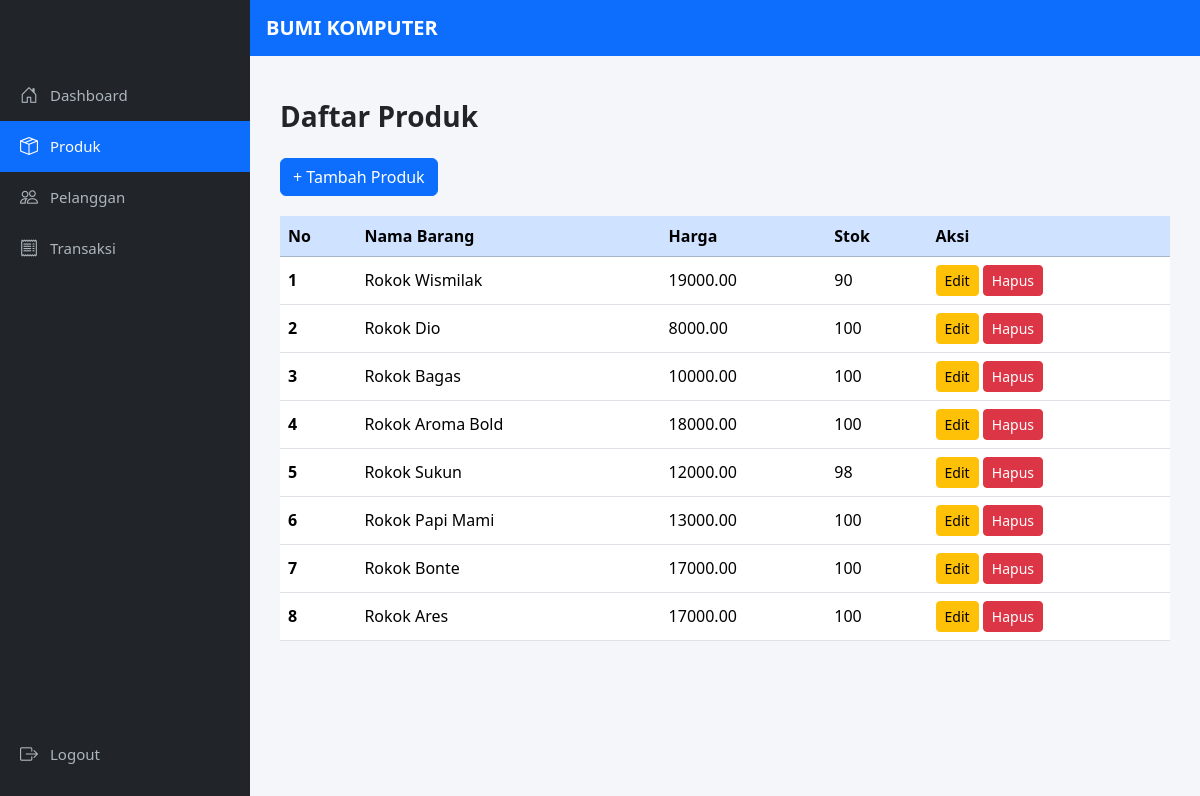
/bumi-komputer/index.php?action=produk (signed in), run on the app's committed database.
### tables this page shows
CREATE TABLE `barang` (
  `kode_barang` int(11) NOT NULL,
  `nama` varchar(255) DEFAULT NULL,
  `harga` decimal(10,2) DEFAULT NULL,
  `stok` int(11) DEFAULT NULL
);

### bumi-komputer/app/Controllers/ProdukController.php (called while the page is built, shortened)
<?php
require_once 'app/Models/Produk.php';
class ProdukController
{
    private $produk;
    public function __construct()
    {
        $this->produk = new Produk();
    }
    public function daftarProduk()
    {
        $data = $this->produk->tampilkanSemuaProduk();
        require 'app/Views/produk_view.php';
    }
}

### bumi-komputer/config/database.php (called while the page is built, shortened)
<?php
class Database {
    private $host = "localhost";
    private $user = "root";
    private $password = "";
    private $dbname = "dbtoko";
    private $conn;
    private function connect() {
        $this->conn = new mysqli($this->host, $this->user, $this->password, $this->dbname);
    }
    public function getConnection() {
        return $this->conn;
    }
}
?>

### bumi-komputer/app/Models/Produk.php (called while the page is built, shortened)
<?php
require_once 'config/database.php';
class Produk
{
    private $conn;
    public function __construct()
    {
        $database = new Database();
        $this->conn = $database->getConnection();
    }
    public function tampilkanSemuaProduk()
    {
        $sql = "SELECT * FROM barang";
        $result = $this->conn->query($sql);
        return $result->fetch_all(MYSQLI_ASSOC);
    }
}

### bumi-komputer/app/Views/produk_view.php (the view, shortened to what this page needs)
<!doctype html>
<html lang="en">
<head>
    <link href="https://cdn.jsdelivr.net/npm/bootstrap@5.3.3/dist/css/bootstrap.min.css" rel="stylesheet"
>
    <link href="https://cdn.jsdelivr.net/npm/bootstrap-icons@1.11.3/font/bootstrap-icons.css" rel="stylesheet">
</head>
<body>
  <div class="sidebar">
    <a href="index.php?action=index">
      <i class="bi bi-house-door"></i> Dashboard
    </a>
    <a href="index.php?action=produk" class="active">
      <i class="bi bi-box-seam"></i> Produk
    </a>
    <a href="index.php?action=pelanggan">
      <i class="bi bi-people"></i> Pelanggan
    </a>
    <a href="index.php?action=transaksi">
      <i class="bi bi-receipt"></i> Transaksi
    </a>
     <a href="index.php?action=login&subaction=logout" class="logout-btn">
      <i class="bi bi-box-arrow-right"></i> Logout
    </a>
  </div>
  <nav class="navbar top-navbar navbar-dark px-3">
    <span class="navbar-brand">BUMI KOMPUTER</span>
  </nav>
    <div class="content">
        <h3 class="fw-bold mb-4">Daftar Produk</h3>
        <div style="display: flex; justify-content: space-between; align-items: center; margin-bottom: 20px;">
            <a href="index.php?action=produk&subaction=tambah" class="btn btn-primary">+ Tambah Produk</a>
        </div>
         <table class="table table-hover align-middle">
                <thead class="table-primary">
                <tr>
                    <th scope="col">No</th>
                    <th scope="col">Nama Barang</th>
                    <th scope="col">Harga</th>
                    <th scope="col">Stok</th>
                    <th scope="col">Aksi</th>
                </tr>
            </thead>
            <tbody>
                <?php
                $nomor = 1;
                foreach ($data as $dataBarang): ?>
                    <tr>
                        <th scope="row"><?php echo $nomor++; ?></th>
                        <td><?= $dataBarang['nama']; ?></td>
                        <td><?= $dataBarang['harga']; ?></td>
                        <td><?= $dataBarang['stok']; ?></td>
                        <td>
                            <a href="index.php?action=produk&subaction=edit&id=<?= $dataBarang['kode_barang']; ?>"
                                class="btn btn-warning btn-sm">Edit</a>
                            <a href="index.php?action=produk&subaction=hapus&id=<?= $dataBarang['kode_barang']; ?>"
                                class="btn btn-danger btn-sm"
                                onclick="return confirm('Yakin ingin menghapus produk ini?')">Hapus</a>
                        </td>
                    </tr>
                <?php endforeach; ?>
            </tbody>
        </table>
        </div>
</body>
</html>

### bumi-komputer/index.php (shortened to what this page needs)
<?php
require_once 'config/database.php';
require_once 'app/Controllers/ProdukController.php';
$action = isset($_GET['action']) ? $_GET['action'] : 'login';
switch ($action) {
    case 'produk':
        $controller = new ProdukController();
        $subaction = isset($_GET['subaction']) ? $_GET['subaction'] : 'daftarProduk';
        switch ($subaction) {
            case 'daftarProduk':
                $controller->daftarProduk();
                break;
        }
        break;
}

### bumi-komputer/app/Views/produk_view.php (style rules this page uses)
body { background: #f5f6fa; }
.sidebar { width: 250px; height: 100vh; position: fixed; top: 0; left: 0; background: #212529; padding-top: 70px; z-index: 1000; }
.sidebar a { padding: 12px 20px; display: flex; align-items: center; color: #adb5bd; text-decoration: none; font-size: 15px; }
.sidebar a:hover, .sidebar a.active { background: #0d6efd; color: white; }
.sidebar i { margin-right: 12px; font-size: 18px; }
.top-navbar { position: fixed; top: 0; left: 250px; width: calc(100% - 250px); z-index: 2000; background: #0d6efd; }
.navbar-brand { font-weight: 600; color: white !important; }
.content { margin-left: 250px; padding: 100px 30px 30px; }
.logout-btn { position: absolute; bottom: 20px; width: 100%; }

### data on the page
barang: nama "Rokok Wismilak", harga "19000.00", stok "90"
barang: nama "Rokok Dio", harga "8000.00", stok "100"
barang: nama "Rokok Bagas", harga "10000.00", stok "100"
barang: nama "Rokok Aroma Bold", harga "18000.00", stok "100"
barang: nama "Rokok Sukun", harga "12000.00", stok "98"
barang: nama "Rokok Papi Mami", harga "13000.00", stok "100"
barang: nama "Rokok Bonte", harga "17000.00", stok "100"
barang: nama "Rokok Ares", harga "17000.00", stok "100"
